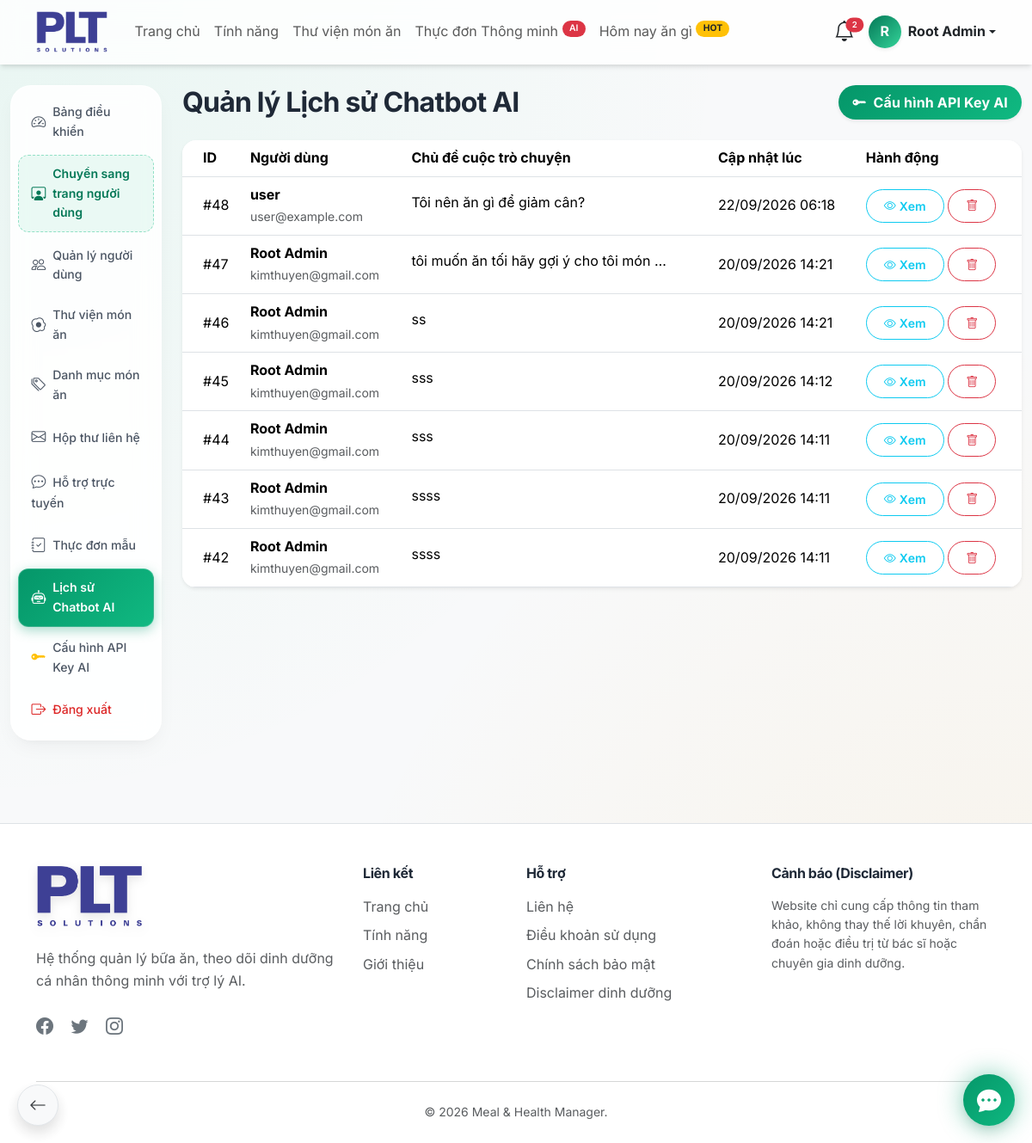
/admin/chat-logs.php (signed in), run on the app's committed database.
### tables this page shows
CREATE TABLE IF NOT EXISTS `chat_conversations` (
  `id` bigint UNSIGNED NOT NULL AUTO_INCREMENT,
  `user_id` bigint UNSIGNED NOT NULL,
  `title` varchar(200) DEFAULT 'Cuộc trò chuyện mới',
  `created_at` timestamp NOT NULL DEFAULT CURRENT_TIMESTAMP,
  `updated_at` timestamp NOT NULL DEFAULT CURRENT_TIMESTAMP ON UPDATE CURRENT_TIMESTAMP,
  PRIMARY KEY (`id`),
  KEY `idx_chat_conversations_user` (`user_id`)
);

CREATE TABLE IF NOT EXISTS `users` (
  `id` bigint UNSIGNED NOT NULL AUTO_INCREMENT,
  `full_name` varchar(150) NOT NULL,
  `email` varchar(190) NOT NULL,
  `password` varchar(255) NOT NULL,
  `avatar` varchar(255) DEFAULT NULL,
  `mssv` varchar(50) DEFAULT NULL,
  `birth_date` date DEFAULT NULL,
  `class_id` bigint UNSIGNED DEFAULT NULL,
  `stt` int UNSIGNED DEFAULT '0',
  `role` enum('user','admin') NOT NULL DEFAULT 'user',
  `status` enum('active','inactive','locked') NOT NULL DEFAULT 'active',
  `email_verified_at` datetime DEFAULT NULL,
  `last_login_at` datetime DEFAULT NULL,
  `created_at` timestamp NOT NULL DEFAULT CURRENT_TIMESTAMP,
  `updated_at` timestamp NOT NULL DEFAULT CURRENT_TIMESTAMP ON UPDATE CURRENT_TIMESTAMP,
  PRIMARY KEY (`id`),
  UNIQUE KEY `email` (`email`),
  UNIQUE KEY `uk_users_mssv` (`mssv`),
  KEY `idx_users_role` (`role`),
  KEY `idx_users_status` (`status`),
  KEY `idx_users_created_at` (`created_at`),
  KEY `fk_users_class` (`class_id`)
);

### admin/chat-logs.php (the view, shortened to what this page needs)
<?php
$database = new Database();
$conn = $database->getConnection();
$page = max(1, (int)($_GET['page'] ?? 1));
$limit = 10;
$offset = ($page - 1) * $limit;
$stmt = $conn->prepare("
    SELECT c.*, u.full_name, u.email
    FROM chat_conversations c
    JOIN users u ON c.user_id = u.id
    ORDER BY c.updated_at DESC
    LIMIT :limit OFFSET :offset
");
$stmt->bindValue(':limit', $limit, PDO::PARAM_INT);
$stmt->bindValue(':offset', $offset, PDO::PARAM_INT);
$stmt->execute();
$chats = $stmt->fetchAll(PDO::FETCH_ASSOC);
require_once __DIR__ . '/../includes/header.php';
?>
<div class="container-fluid py-4">
    <div class="row">
        <div class="col-md-3 col-lg-2">
            <?php require_once __DIR__ . '/includes/sidebar.php'; ?>
        </div>
        <div class="col-md-9 col-lg-10">
            <div class="d-flex justify-content-between align-items-center mb-4 flex-wrap gap-2">
                <h2 class="fw-bold mb-0">Quản lý Lịch sử Chatbot AI</h2>
                <a href="<?php echo BASE_URL; ?>/admin/ai-settings.php" class="btn btn-success rounded-pill px-3 fw-bold shadow-sm">
                    <i class="bi bi-key-fill me-1"></i> Cấu hình API Key AI
                </a>
            </div>
            <div class="card glass-card border-0 shadow-sm rounded-4 overflow-hidden mb-4">
                <div class="card-body p-0">
                    <div class="table-responsive">
                        <table class="table table-hover align-middle mb-0 text-nowrap">
                            <thead style="background: rgba(243, 244, 246, 0.7);">
                                <tr>
                                    <th class="ps-4">ID</th>
                                    <th>Người dùng</th>
                                    <th>Chủ đề cuộc trò chuyện</th>
                                    <th>Cập nhật lúc</th>
                                    <th>Hành động</th>
                                </tr>
                            </thead>
                            <tbody>
                                <?php foreach ($chats as $chat): ?>
                                <tr>
                                    <td class="ps-4">#<?php echo $chat['id']; ?></td>
                                    <td>
                                        <strong><?php echo htmlspecialchars($chat['full_name']); ?></strong><br>
                                        <small class="text-muted"><?php echo htmlspecialchars($chat['email']); ?></small>
                                    </td>
                                    <td>
                                        <span class="d-inline-block text-truncate" style="max-width: 300px;">
                                            <?php echo htmlspecialchars($chat['title']); ?>
                                        </span>
                                    </td>
                                    <td><?php echo date('d/m/Y H:i', strtotime($chat['updated_at'])); ?></td>
                                    <td>
                                        <button class="btn btn-sm btn-outline-info rounded-pill" onclick="viewChat(<?php echo $chat['id']; ?>)"><i class="bi bi-eye me-1"></i>Xem</button>
                                        <form method="POST" class="d-inline" onsubmit="return confirm('Bạn có chắc chắn muốn xóa hội thoại này không?');">
                                            <button type="submit" class="btn btn-sm btn-outline-danger rounded-pill"><i class="bi bi-trash"></i></button>
                                        </form>
                                    </td>
                                </tr>
                                <?php endforeach; ?>
                            </tbody>
                        </table>
                    </div>
                </div>
            </div>
        </div>
    </div>
</div>
<?php require_once __DIR__ . '/../includes/footer.php'; ?>

### assets/css/style.css (style rules this page uses)
:root { --primary-color: #059669; --primary-light: #34d399; --primary-dark: #047857; --primary-bg: #ecfdf5; --secondary-color: #f59e0b; --secondary-light: #fbbf24; --secondary-bg: #fffbeb; --text-color: #1f2937; --text-muted: #6b7280; --bg-color: #f3f4f6; --card-bg: #ffffff; --border-color: #e5e7eb; --gradient-primary: linear-gradient(135deg, #059669 0%, #10b981 100%); --gradient-health: linear-gradient(135deg, #047857 0%, #34d399 100%); --gradient-glow: linear-gradient(135deg, rgba(5, 150, 105, 0.4) 0%, rgba(16, 185, 129, 0) 100%); --gradient-dark: linear-gradient(135deg, #1f2937 0%, #111827 100%); --shadow-sm: 0 1px 2px 0 rgba(0, 0, 0, 0.05); --shadow-md: 0 4px 6px -1px rgba(0, 0, 0, 0.1), 0 2px 4px -1px rgba(0, 0, 0, 0.06); --shadow-lg: 0 10px 15px -3px rgba(0, 0, 0, 0.1), 0 4px 6px -2px rgba(0, 0, 0, 0.05); --shadow-glow: 0 0 20px rgba(5, 150, 105, 0.3); --radius-sm: 0.5rem; --radius-md: 1rem; --radius-lg: 1.5rem; --radius-xl: 2rem; --transition-fast: 0.15s cubic-bezier(0.4, 0, 0.2, 1); --transition-base: 0.3s cubic-bezier(0.4, 0, 0.2, 1); --transition-bounce: 0.5s cubic-bezier(0.34, 1.56, 0.64, 1); }
html { scroll-behavior: smooth; -webkit-overflow-scrolling: touch; }
body { font-family: 'Inter', -apple-system, BlinkMacSystemFont, "Segoe UI", Roboto, sans-serif; color: var(--text-color); background-color: var(--bg-color); background-image: radial-gradient(at 0% 0%, rgba(52, 211, 153, 0.08) 0px, transparent 50%), radial-gradient(at 100% 100%, rgba(245, 158, 11, 0.08) 0px, transparent 50%); background-attachment: scroll; line-height: 1.6; -webkit-font-smoothing: antialiased; }
h1, h2, h3, h4, h5, h6 { letter-spacing: -0.025em; font-weight: 700; }
.glass-card { background: rgba(255, 255, 255, 0.9); backdrop-filter: blur(10px); -webkit-backdrop-filter: blur(10px); border: 1px solid rgba(255, 255, 255, 0.8); box-shadow: var(--shadow-lg); border-radius: var(--radius-lg); }
.card { border-radius: var(--radius-md); border: 1px solid rgba(0,0,0,0.03); box-shadow: var(--shadow-md); transition: all var(--transition-bounce); background-color: var(--card-bg); }
.btn { border-radius: var(--radius-sm); font-weight: 600; padding: 0.5rem 1.25rem; transition: all var(--transition-base); letter-spacing: 0.01em; }
.btn-primary, .btn-success { background: var(--gradient-primary) !important; border: none !important; color: white !important; box-shadow: var(--shadow-md); }
.btn-outline-primary, .btn-outline-success, .btn-outline-secondary, .btn-outline-info, .btn-outline-warning, .btn-outline-danger { transition: all 0.25s cubic-bezier(0.4, 0, 0.2, 1) !important; }

### data on the page
chat_conversations: id "48", user.full_name "user", user.email "user@example.com", title "Tôi nên ăn gì để giảm cân?", updated_at "22/09/2026 06:18"
chat_conversations: id "47", user.full_name "Root Admin", user.email "kimthuyen@gmail.com", title "tôi muốn ăn tối hãy gợi ý cho tôi món…", updated_at "20/09/2026 14:21"
chat_conversations: id "46", user.full_name "Root Admin", user.email "kimthuyen@gmail.com", title "ss", updated_at "20/09/2026 14:21"
chat_conversations: id "45", user.full_name "Root Admin", user.email "kimthuyen@gmail.com", title "sss", updated_at "20/09/2026 14:12"
chat_conversations: id "44", user.full_name "Root Admin", user.email "kimthuyen@gmail.com", title "sss", updated_at "20/09/2026 14:11"
chat_conversations: id "43", user.full_name "Root Admin", user.email "kimthuyen@gmail.com", title "ssss", updated_at "20/09/2026 14:11"
chat_conversations: id "42", user.full_name "Root Admin", user.email "kimthuyen@gmail.com", title "ssss", updated_at "20/09/2026 14:11"

### other printed values
$total_bell_count "2"
substr($_SESSION['full_name'] ?? 'U', 0, 1) "R"
$_SESSION['full_name'] "Root Admin"
APP_NAME "Meal & Health Manager"
